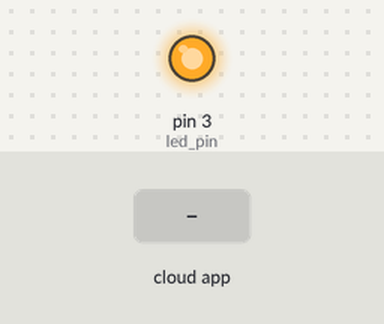
A sketch run on a simulated Arduino Uno, built with avr-gcc and run on an emulated ATmega328P. On the bench: output pins drawn as LEDs (lit = HIGH). Dashed ring = blinking. The inputs (shaded band) are chosen by the test bench. The ROS host is connected and sends only what is stated.

Above: at 1.2 s.
1.3 s: the phone or cloud app sets mode to auto
At 4.2 s:
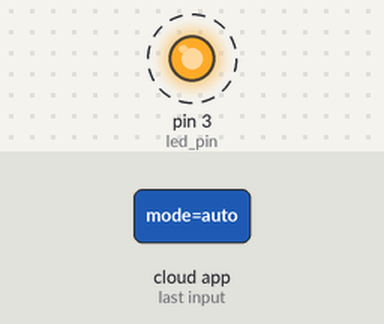
4.3 s: the phone or cloud app sets mode to manual
At 4.8 s:
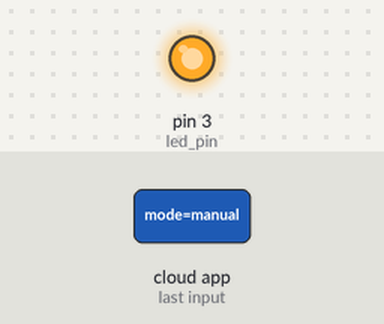
5.8 s: the phone or cloud app sets mode to panic
At 5.97 s:
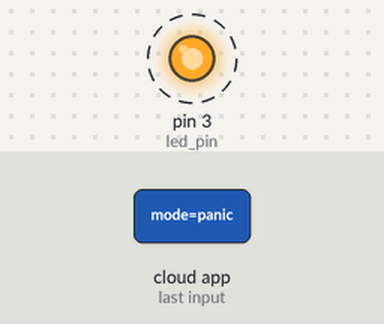
Timing chart, 0 to 14.8 s (numbered marks = the images above; inputs shaded):
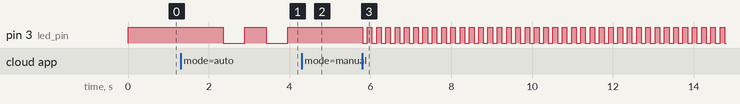

The sketch:

aribo_control_mode.ino
```cpp
/*
*  RosSerial Control Mode
*  This program shows how to control a blink
*  from an arduino using RosSerial
*/

#include <stdlib.h>
#include <ros.h>
#include <std_msgs/String.h>

char led_pin = 3;
int mode = 0;
int count = 0;
int led_state = LOW;

void mode_cb( const std_msgs::String& mode_cmd)
{

  if (!(strcmp(mode_cmd.data,"manual")))
  {
    mode = 0;
  }

  else if (!(strcmp(mode_cmd.data,"auto")))
  {
    mode = 1;
  }

  else if (!(strcmp(mode_cmd.data,"panic")))
  {
    mode = 2;
  }
}

ros::NodeHandle  nh;
ros::Subscriber<std_msgs::String> sub("igvc/mode" , mode_cb);

void setup()
{
  pinMode(led_pin, OUTPUT);    //set up the LED
  digitalWrite(13, LOW);
  nh.initNode();
  nh.subscribe(sub);
}

void loop()
{
  nh.spinOnce();
  if (mode==0)
  {
    digitalWrite(led_pin, HIGH);
  }
  else if (mode==1 && count++ >= 50)
  {
    count = 0;
    led_state = ~led_state;
    digitalWrite(led_pin, led_state);
  }  else if (mode==2 && count++ >= 10 )
  {
    count = 0;
    led_state = ~led_state;
    digitalWrite(led_pin, led_state);
  }
  delay(10);
}
```

Measured:
- after the input at 1.3 s, pin 3 (led_pin): alternates HIGH for 0.53 s and LOW for 0.53 s, starting after 1.1 s
- after the input at 4.3 s, pin 3 (led_pin): stays HIGH (without the input it goes to LOW after 0.19 s)
- after the input at 5.8 s, pin 3 (led_pin): alternates HIGH for 0.11 s and LOW for 0.11 s, starting at once
